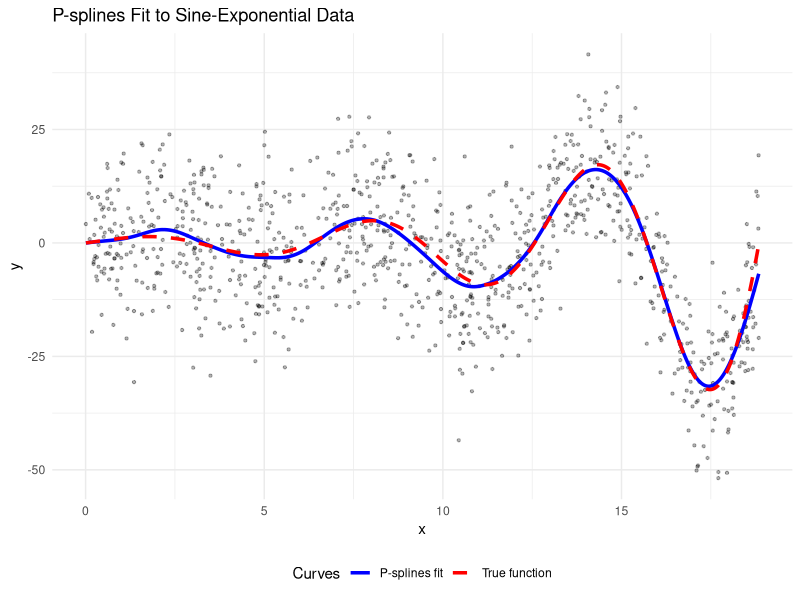
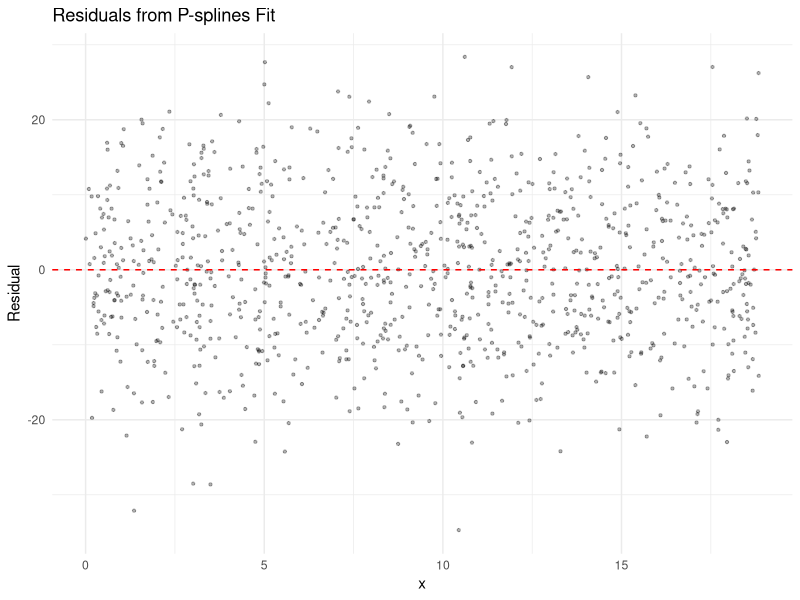
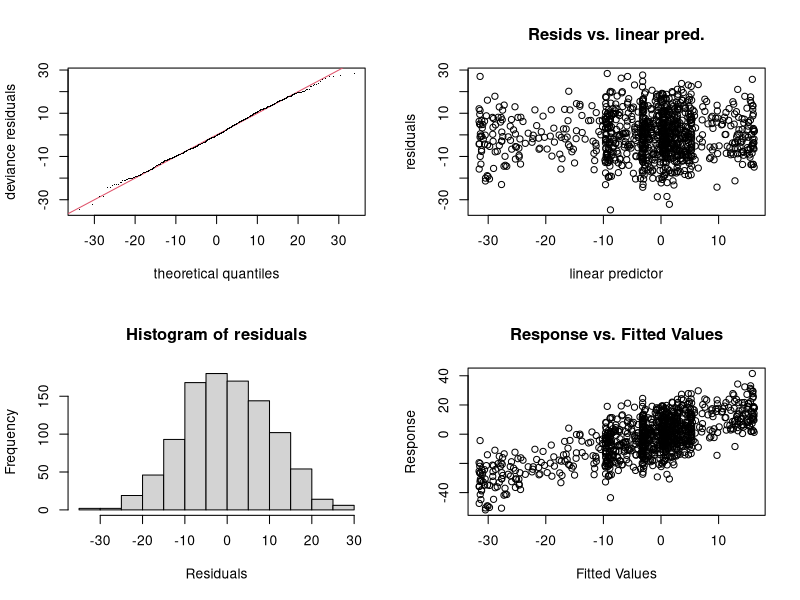
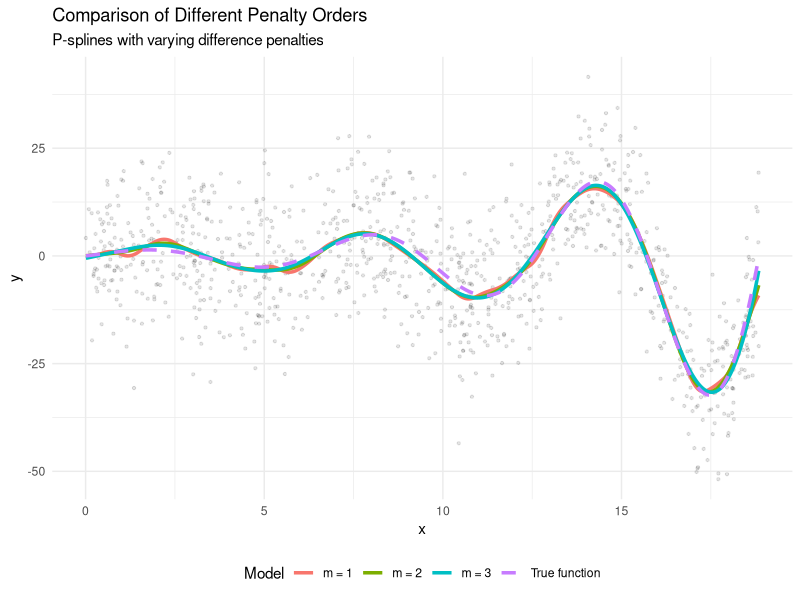
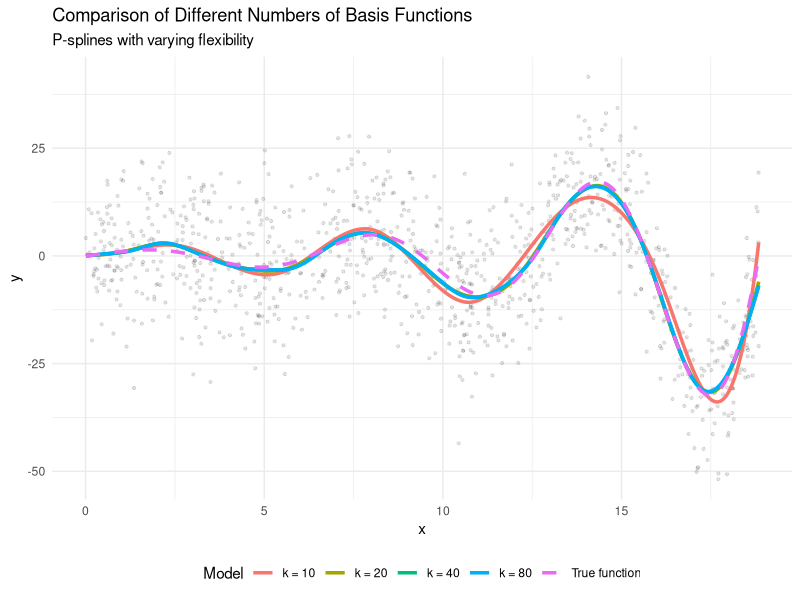
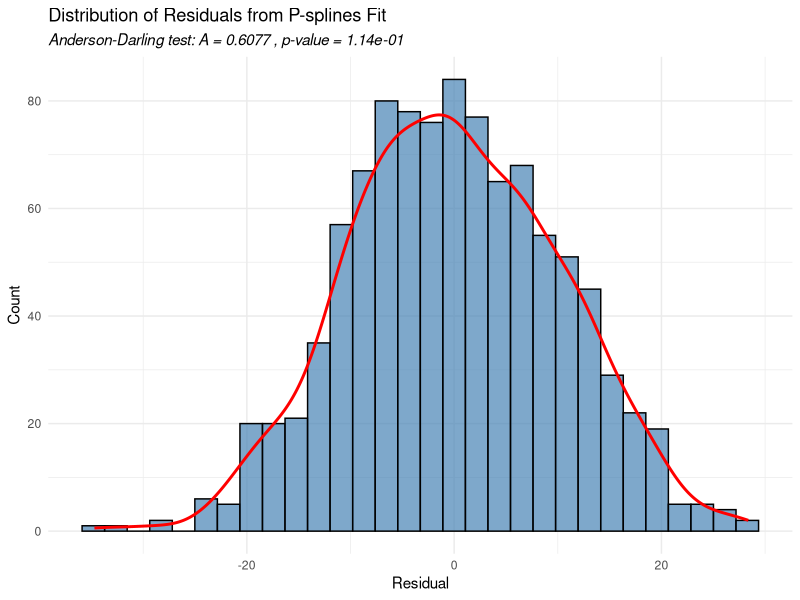

The R source for these figures, in order:
# P-splines Implementation with Custom Data
# Following Eilers & Marx (1996) approach

library(mgcv)    # For P-splines
library(ggplot2) # For plotting

# Function to generate data with sine-exponential relationship
set.seed(666420)
generate_sine_exp_data <- function(n = 1000, noise_sd = 10) {
  x <- runif(n, 0, 6*pi)
  # True model: y = sin(x) * exp(0.2*x) + error
  y <- sin(x) * exp(0.2*x) + rnorm(n, 0, noise_sd)
  data.frame(x = x, y = y)
}

# Generate data
data <- generate_sine_exp_data(n = 1000, noise_sd = 10)

# Calculate true function values on a grid (for comparison)
grid_x <- seq(min(data$x), max(data$x), length.out = 500)
true_y <- sin(grid_x) * exp(0.2*grid_x)
true_data <- data.frame(x = grid_x, y = true_y)

# Fit P-splines model using mgcv
# bs="ps": Use P-splines following Eilers & Marx
# k=40: Number of basis functions
# m=2: Second-order difference penalty
model <- gam(y ~ s(x, bs = "ps", k = 40, m = 2), data = data, method = "GCV.Cp")

# Generate predictions
new_x <- seq(min(data$x), max(data$x), length.out = 500)
new_data <- data.frame(x = new_x)
pred <- predict(model, new_data)
pred_data <- data.frame(x = new_x, y = pred)

# Create scatter plot with fitted curve
p1 <- ggplot() +
  geom_point(data = data, aes(x = x, y = y), alpha = 0.3, size = 0.8) +
  geom_line(data = pred_data, aes(x = x, y = y, color = "P-splines fit"), size = 1.2) +
  geom_line(data = true_data, aes(x = x, y = y, color = "True function"), 
            linetype = "dashed", size = 1.2) +
  scale_color_manual(values = c("P-splines fit" = "blue", "True function" = "red")) +
  labs(title = "P-splines Fit to Sine-Exponential Data",
       x = "x", y = "y",
       color = "Curves") +
  theme_minimal() +
  theme(legend.position = "bottom")

# Save plot as high-resolution PNG
ggsave("psplines_fit.png", p1, width = 10, height = 7, dpi = 300)

# Create residual plot
residuals <- data$y - predict(model, data)
resid_data <- data.frame(x = data$x, residual = residuals)

p2 <- ggplot(resid_data, aes(x = x, y = residual)) +
  geom_point(alpha = 0.3, size = 0.8) +
  geom_hline(yintercept = 0, color = "red", linetype = "dashed") +
  labs(title = "Residuals from P-splines Fit",
       x = "x", y = "Residual") +
  theme_minimal()

# Save residual plot as high-resolution PNG
ggsave("psplines_residuals.png", p2, width = 10, height = 7, dpi = 300)

# Create diagnostic plots
par(mfrow = c(2, 2))
png("psplines_diagnostics.png", width = 10, height = 10, units = "in", res = 300)
gam.check(model)
dev.off()

# Key model information
cat("Effective degrees of freedom:", sum(model$edf), "\n")
cat("Smoothing parameter:", model$sp, "\n")
cat("GCV score:", model$gcv.ubre, "\n")

# Create plot showing different penalty orders for comparison
penalty_comparison <- list()
penalty_orders <- c(1, 2, 3)

for (m in penalty_orders) {
  # Fit model with different penalty order
  temp_model <- gam(y ~ s(x, bs = "ps", k = 40, m = m), data = data, method = "GCV.Cp")
  
  # Make predictions
  temp_pred <- predict(temp_model, new_data)
  
  # Store results
  penalty_comparison[[as.character(m)]] <- data.frame(
    x = new_x,
    y = temp_pred,
    penalty_order = paste("m =", m),
    edf = sum(temp_model$edf)
  )
}

# Combine results
penalty_results <- do.call(rbind, penalty_comparison)

# Create comparison plot
p3 <- ggplot() +
  geom_point(data = data, aes(x = x, y = y), alpha = 0.1, size = 0.8) +
  geom_line(data = penalty_results, aes(x = x, y = y, color = penalty_order), size = 1.2) +
  geom_line(data = true_data, aes(x = x, y = y, color = "True function"), 
            linetype = "dashed", size = 1.2) +
  labs(title = "Comparison of Different Penalty Orders",
       subtitle = "P-splines with varying difference penalties",
       x = "x", y = "y",
       color = "Model") +
  theme_minimal() +
  theme(legend.position = "bottom")

# Save comparison plot as high-resolution PNG
ggsave("psplines_penalty_comparison.png", p3, width = 10, height = 7, dpi = 300)

# Create a plot showing different numbers of knots
knot_comparison <- list()
knot_numbers <- c(10, 20, 40, 80)

for (k in knot_numbers) {
  # Fit model with different number of knots
  temp_model <- gam(y ~ s(x, bs = "ps", k = k, m = 2), data = data, method = "GCV.Cp")
  
  # Make predictions
  temp_pred <- predict(temp_model, new_data)
  
  # Store results
  knot_comparison[[as.character(k)]] <- data.frame(
    x = new_x,
    y = temp_pred,
    knots = paste("k =", k),
    edf = sum(temp_model$edf)
  )
}

# Combine results
knot_results <- do.call(rbind, knot_comparison)

# Create knots comparison plot
p4 <- ggplot() +
  geom_point(data = data, aes(x = x, y = y), alpha = 0.1, size = 0.8) +
  geom_line(data = knot_results, aes(x = x, y = y, color = knots), size = 1.2) +
  geom_line(data = true_data, aes(x = x, y = y, color = "True function"), 
            linetype = "dashed", size = 1.2) +
  labs(title = "Comparison of Different Numbers of Basis Functions",
       subtitle = "P-splines with varying flexibility",
       x = "x", y = "y",
       color = "Model") +
  theme_minimal() +
  theme(legend.position = "bottom")

# Save knots comparison plot as high-resolution PNG
ggsave("psplines_knots_comparison.png", p4, width = 10, height = 7, dpi = 300)

# Print summary of the model
print(summary(model))

# Create residual distribution plot with Anderson-Darling test results
library(nortest)  # Load package for normality tests

# Perform Anderson-Darling test
ad_test <- ad.test(residuals)

# Create plot with test results displayed on it
p5 <- ggplot(resid_data, aes(x = residual)) +
    geom_histogram(bins = 30, fill = "steelblue", color = "black", alpha = 0.7) +
    geom_density(aes(y = ..count.. * (max(resid_data$residual) - min(resid_data$residual))/30), 
                 color = "red", size = 1) +
    labs(title = "Distribution of Residuals from P-splines Fit",
         subtitle = paste("Anderson-Darling test: A =", round(ad_test$statistic, 4), 
                          ", p-value =", format(ad_test$p.value, scientific = TRUE, digits = 4)),
         x = "Residual", y = "Count") +
    theme_minimal() +
    theme(plot.subtitle = element_text(size = 11, face = "italic"))

# Save the plot with the test results
ggsave("psplines_residual_distribution.png", p5, width = 10, height = 6, dpi = 300)
